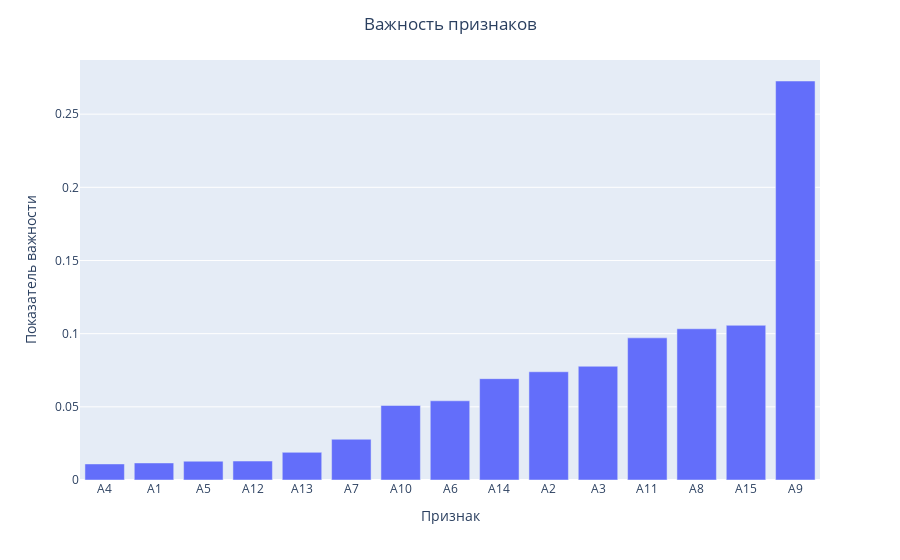

Source (notebook cell):
### Code cell
warnings.filterwarnings("ignore")
fig = px.bar(x=features_importance.index, y=features_importance)
fig.update_layout(
     title={
        "text": "Важность признаков",
        "x": 0.5
    },
    xaxis_title="Признак",
    yaxis_title="Показатель важности"
)
fig.update_xaxes(categoryorder='total ascending')  
fig.show()
warnings.filterwarnings("default")

### Figure 1 — Plotly figure (JSON) as saved in the notebook; plotly's stock layout.template omitted (floating-point values rounded to 4 significant figures)
{"data": [{"alignmentgroup": "True", "hovertemplate": "x=%{x}<br>y=%{y}<extra></extra>", "legendgroup": "", "marker": {"color": "#636efa", "pattern": {"shape": ""}}, "name": "", "offsetgroup": "", "orientation": "v", "showlegend": false, "textposition": "auto", "type": "bar", "x": ["A9", "A15", "A8", "A11", "A3", "A2", "A14", "A6", "A10", "A7", "A13", "A12", "A5", "A1", "A4"], "xaxis": "x", "y": [0.2727, 0.1057, 0.1033, 0.09714, 0.07773, 0.07397, 0.06925, 0.05413, 0.05092, 0.02784, 0.0189, 0.01295, 0.01284, 0.01166, 0.01098], "yaxis": "y"}], "layout": {"barmode": "relative", "legend": {"tracegroupgap": 0}, "margin": {"t": 60}, "title": {"text": "Важность признаков", "x": 0.5}, "xaxis": {"anchor": "y", "categoryorder": "total ascending", "domain": [0, 1], "title": {"text": "Признак"}}, "yaxis": {"anchor": "x", "domain": [0, 1], "title": {"text": "Показатель важности"}}}}
